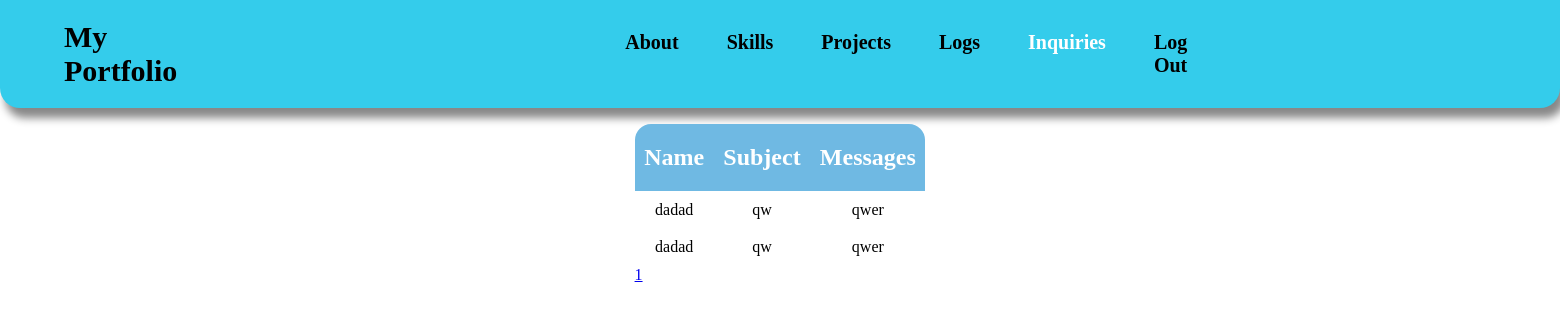
/php/inquiries.php (signed in), run on the app's committed database.
### tables this page shows
CREATE TABLE `contacts` (
  `id` int(11) NOT NULL,
  `name` varchar(100) NOT NULL,
  `email` varchar(100) NOT NULL,
  `subject` varchar(100) NOT NULL,
  `message` text NOT NULL
);

### php/inquiries.php (the view, shortened to what this page needs)
<!DOCTYPE html>
<html lang="en">
<head>
    <link rel="stylesheet" href="../css/inquiries.css">
</head>
<body>
    <?php
    require_once "config.php";
    ?>
    <div class="header">
        <div class="header_container">
            <div class="nav_bar">
                <h1 class="header_title"> <a href="/my_portfolio/php/dashboard.php"> My Portfolio </a> </h1>
                <nav class="header_text">
                    <ul>
                        <li> <a href="../admin/about/about.php"> About </a> </li>
                        <li id="skills"> <a href="../admin/skills/skills.php"> Skills </a> </li>
                        <li id="projects"> <a href="../admin/projects/projects.php"> Projects </a> </li>
                        <li id="logs"> <a href="../php/logs.php"> Logs </a> </li>
                        <li id="inquiries"> <a href="../php/inquiries.php"> Inquiries </a> </li>
                        <li> <a href="/my_portfolio/php/logout.php" onclick="return confirm('Are you sure you want to Log Out?')"> Log Out </a> </li>
                    </ul>
                </nav>
            </div>
        </div>
    </div>
    <div class="table_container">
        <div id="table" class="activity_log_data_table">
                <table class="styled_table" id="data">
                    <thead>
                        <tr class="message_row">
                            <th> Name </th>
                            <th> Subject </th>
                            <th> Messages </th>
                        </tr>
                    </thead>
        <?php
        $sql = "SELECT * FROM contacts";
        $result = mysqli_query($conn,$sql);
        if(mysqli_num_rows($result)>0) {
                    while($row = mysqli_fetch_assoc($result)) {
        ?>
        <tbody>
            <tr>
                <td> <?php echo $row['name']; ?> </td>
                <td> <?php echo $row['subject']; ?> </td>
                <td> <?php echo $row['message']; ?> </td>
            <?php
                }
            } else {
                echo '<tr> <td colspan="3" id="add">' , "Nothing in the Inquiries" , "</td>" , "</tr>";
            }
        ?>
            </tr>
        </tbody>
                </table>
        </div>
    </div>
</body>
</html>

### css/inquiries.css (style rules this page uses)
body { min-height: 100vh; width: 100%; margin: 0; padding: 0; box-sizing: border-box; overflow-x: hidden; }
h1 a { display: inline-flex; text-decoration: none; color: black; }
.header { background-color: #34cceb; border-radius: 0px 0px 20px 20px; box-shadow: 5px 10px 8px #888888; }
.header_container { display: inline-block; width: 100% }
.nav_bar { display: inline-flex; align-items: center; gap: 28rem; }
.header_text { font-weight: 700; font-size: 20px; padding: 0; }
.header_text li { list-style: none; display: flex; }
ul { gap: 3rem; display: inline-flex; padding: 0; }
.header_text li a { text-decoration: none; color: black; }
.header_title { font-size: 30px; display: flex; justify-content: flex-start; padding: 0 0 0 4rem; }
.table_container { display: flex; justify-content: center; }
.styled_table { text-align: center; margin-top: 1rem; overflow: hidden; border-radius: 1rem 1rem 0 0; }
li#inquiries a { color: white; }
.message_row { font-size: 1.5rem; padding: 0.5rem 1rem; }
td, th { padding: 0.6rem; }
.styled_table thead tr { background-color: #6fb9e3; color: #ffffff; }
table { border-collapse: collapse; }
th { height: 3rem; }

### data on the page
contacts: name "dadad", subject "qw", message "qwer"
contacts: name "dadad", subject "qw", message "qwer"
